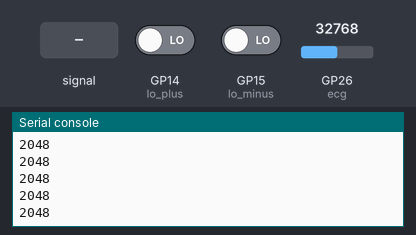
A program run on a simulated Raspberry Pi Pico running MicroPython. Parts: the last lines printed to the serial console. Inputs (shaded band) come from the test bench; at power-on: GP26 (ecg) = 32768, GP14 (lo_plus) LOW, GP15 (lo_minus) LOW (analog values on the 0–65535 scale).

Above: at 1.2 s.
1.3 s: GP26 (ecg) fed a 200 Hz sine of ±5242 counts around its level
At 2.2 s:
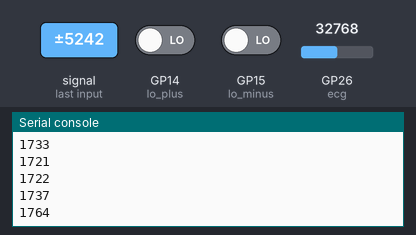
2.8 s: GP26 (ecg) set to 45874
At 3.9 s:
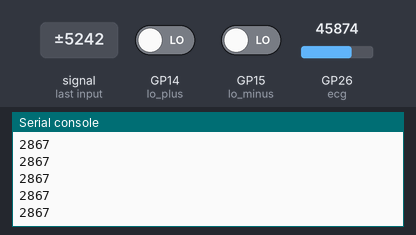
4.3 s: GP14 (lo_plus) driven HIGH
Timing chart, 0 to 7.3 s (numbered marks = the images above; inputs shaded):
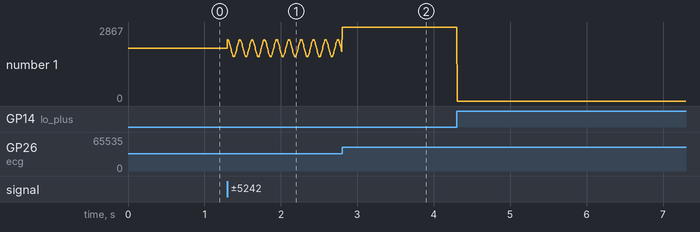

The program:

example.py
```python
# Reads the AD8232 output on a Raspberry Pi Pico ADC in MicroPython, handles leads-off detection, scales the 16-bit ADC reading to 12-bit, and prints values at ~200 Hz.
#
# Buy this module: https://shillehtek.com/products/ad8232-ecg-module-heart-rate-sensor-kit
# Full manual: https://shillehtek.com/blogs/shillehtek-product-manuals/ad8232-ecg-module-heart-rate-ecg-monitoring-sensor-kit-manual
# More examples: https://github.com/shillehbean/shillehtek-examples
#

# AD8232 ECG Module - Pico MicroPython Example
# OUTPUT -> GP26 (ADC0), LO+ -> GP14, LO- -> GP15

from machine import ADC, Pin
import time

ecg      = ADC(Pin(26))
lo_plus  = Pin(14, Pin.IN)
lo_minus = Pin(15, Pin.IN)

print("AD8232 ECG Demo")

while True:
    if lo_plus.value() or lo_minus.value():
        print(0)                        # leads off
    else:
        raw = ecg.read_u16()            # 0 - 65535
        print(raw >> 4)                 # scale down to 0 - 4095 (12-bit)
    time.sleep_ms(5)                    # ~200 Hz
```

Measured:
- after the input at 1.3 s, the serial console: prints a new line at once (image 1)
- plotted number 1: 2048 → 1911 after the input at 1.3 s
